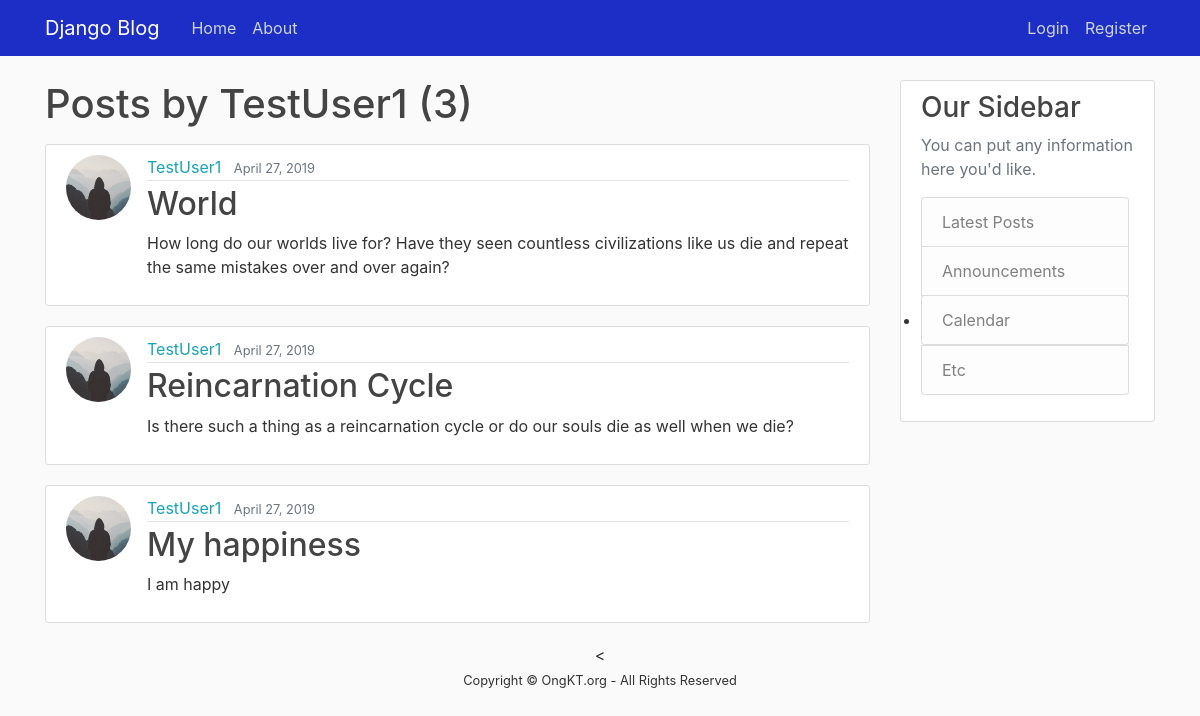
Page /user/TestUser1 on the committed database.
### website/models.py (models this page shows, shortened)
class Post(models.Model):
	title = models.CharField(max_length=100)
	content = models.TextField()
	date_posted = models.DateTimeField(default=timezone.now)
	author = models.ForeignKey(User, on_delete=models.CASCADE)

### Users/models.py (models this page shows, shortened)
class Profile(models.Model):
	user = models.OneToOneField(User, on_delete=models.CASCADE)
	image = models.ImageField(default='default.jpg', upload_to='profile_pics')

### website/views.py (the view)
# urls.py: path('user/<str:username>', UserPostListView.as_view(), name='user-posts'),
class UserPostListView(ListView):
	model = Post
	template_name = 'website/user_posts.html'
	context_object_name = 'posts'
	paginate_by = 3
	def get_queryset(self):
		user = get_object_or_404(User, username=self.kwargs.get('username'))
		return Post.objects.filter(author=user).order_by('-date_posted')

### website/templates/website/user_posts.html (shortened to what this page needs)
{%extends 'website/base.html' %}
{% block content %}
<h1 class="mb-3">Posts by {{ view.kwargs.username }} ({{ page_obj.paginator.count }})</h1>
  {% for post in posts %}
  	<article class="media content-section">
      <img class="rounded-circle article-img" src="{{ post.author.profile.image.url }}">
    		<div class="media-body">
      		<div class="article-metadata">
        			<a class="mr-2" href="{% url 'user-posts' post.author.username %}">{{ post.author }}</a>
        			<small class="text-muted">{{ post.date_posted|date:"F d, Y"}}</small>
      		</div>
      		<h2><a class="article-title" href="{% url 'post-detail' post.id %}">{{ post.title }}</a></h2>
      		<p class="article-content">{{ post.content }}</p>
    		</div>
  	</article>
  {% endfor %}
{% endblock %}

### website/static/website/main.css (style rules this page uses)
body { background: #fafafa; color: #333333; margin-top: 5rem; width: 100%; height: 100%; }
h1, h2, h3, h4, h5, h6 { color: #444444; }
.content-section { background: #ffffff; padding: 10px 20px; border: 1px solid #dddddd; border-radius: 3px; margin-bottom: 20px; }
.article-title { color: #444444; }
.article-content { white-space: pre-line; }
.article-img { height: 65px; width: 65px; margin-right: 16px; }
.article-metadata { padding-bottom: 1px; margin-bottom: 4px; border-bottom: 1px solid #e3e3e3 }
a { color: #17a2b8; }

### rows in the picture
Post: author.profile.image (placeholder picture), author "TestUser1", date_posted "April 27, 2019", title "World", content "How long do our worlds live for? Have they seen countless civilizations like us die and repeat the same mistakes over and over again?"
Post: author.profile.image (placeholder picture), author "TestUser1", date_posted "April 27, 2019", title "Reincarnation Cycle", content "Is there such a thing as a reincarnation cycle or do our souls die as well when we die?"
Post: author.profile.image (placeholder picture), author "TestUser1", date_posted "April 27, 2019", title "My happiness", content "I am happy"

### other values in the picture
{{ view.kwargs.username }} "TestUser1"
{{ page_obj.paginator.count }} "3"
